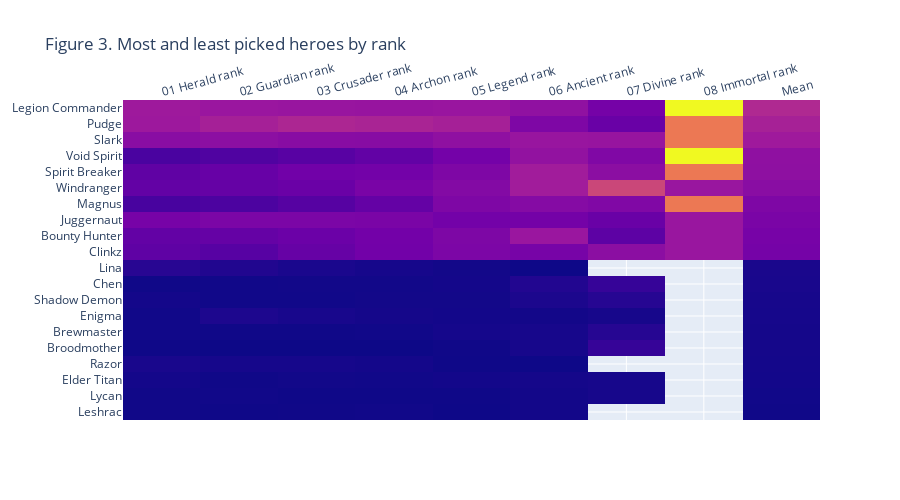

Notebook cell for this chart:
### Markdown cell above
### Heroes individual pick and win rates

Wen looking a heroes data, there are heroes with a higher pick rate in all skills ranks. While other heroes are not even used in the higest brackets. Legion Commander was the most selected hero present in 30% of all draft and in 75% of the matches in Immortal Rank. In the other hand Leshrac is used only in 1.2 % of games and in the dataset does not appear selected in the 7th and 8th ranks.

### Code cell
###Figure 3. Most and least picked heroes by rank
heroes_pick_df = data.heroes_pick_df('both')
heroes_pick_df.set_index('localized_name', inplace=True)
heroes_pick_df['Mean'] = heroes_pick_df.mean(axis=1)
heroes_pick_df.sort_values(by='Mean', inplace=True)
pick_rank = heroes_pick_df.copy().sort_values(by='Mean', ascending=False)
heroes_pick_df = pd.concat([heroes_pick_df.head(10), heroes_pick_df.tail(10)])

fig_2 = go.Figure(data=go.Heatmap(x=heroes_pick_df.columns,
                                y=list(heroes_pick_df.index),
                                z=heroes_pick_df))
fig_2.update_traces(showscale=False)
fig_2.layout.height = 500
fig_2.update_xaxes(side='top', tickangle=-15)
fig_2.update_layout(title_text="Figure 3. Most and least picked heroes by rank")
fig_2.show()

### Figure 1 — Plotly figure (JSON) as saved in the notebook; plotly's stock layout.template omitted (floating-point values rounded to 4 significant figures; data arrays with more than 128 entries replaced by an {"elided": "..."} marker saying what was removed)
{"data": [{"showscale": false, "type": "heatmap", "x": ["01 Herald rank", "02 Guardian rank", "03 Crusader rank", "04 Archon rank", "05 Legend rank", "06 Ancient rank", "07 Divine rank", "08 Immortal rank", "Mean"], "y": ["Leshrac", "Lycan", "Elder Titan", "Razor", "Broodmother", "Brewmaster", "Enigma", "Shadow Demon", "Chen", "Lina", "Clinkz", "Bounty Hunter", "Juggernaut", "Magnus", "Windranger", "Spirit Breaker", "Void Spirit", "Slark", "Pudge", "Legion Commander"], "z": {"elided": "20x9 float values"}}], "layout": {"height": 500, "title": {"text": "Figure 3. Most and least picked heroes by rank"}, "xaxis": {"side": "top", "tickangle": -15}}}
